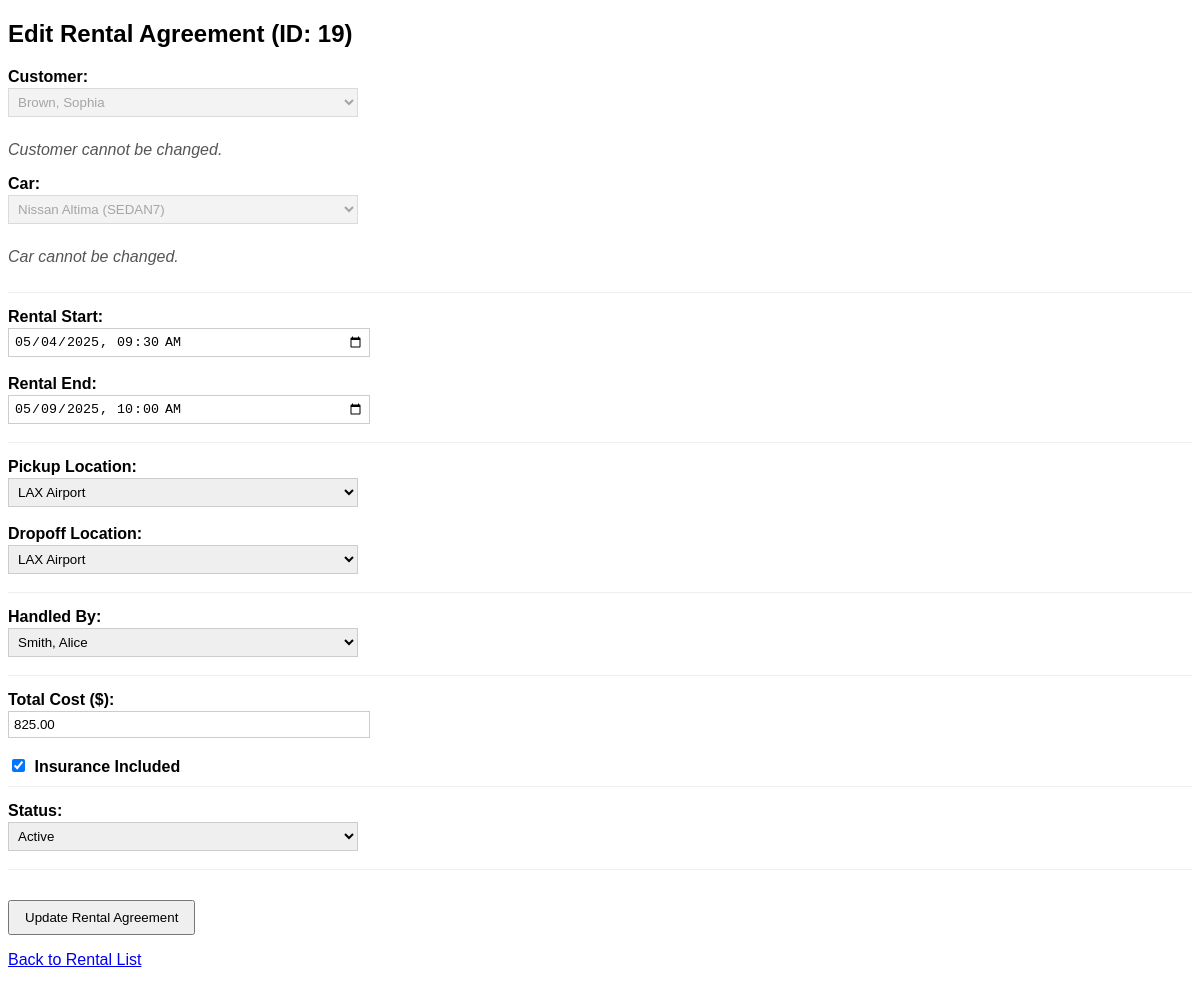
/editRental.php?rental_id=19, run on the app's committed database.
### tables this page shows
CREATE TABLE `rental_agreements` (
  `rental_id` int(11) NOT NULL,
  `customer_id` int(11) NOT NULL,
  `car_id` int(11) NOT NULL,
  `employee_id` int(11) NOT NULL,
  `pickup_location_id` int(11) NOT NULL,
  `dropoff_location_id` int(11) NOT NULL,
  `rental_start` datetime NOT NULL,
  `rental_end` datetime NOT NULL,
  `total_cost` decimal(10,2) NOT NULL,
  `insurance_included` tinyint(1) DEFAULT 0,
  `status` enum('active','completed','cancelled') DEFAULT 'active'
);

CREATE TABLE `customers` (
  `customer_id` int(11) NOT NULL,
  `first_name` varchar(255) NOT NULL,
  `last_name` varchar(255) NOT NULL,
  `email` varchar(255) NOT NULL,
  `phone` varchar(255) NOT NULL,
  `license_number` varchar(255) NOT NULL,
  `address` varchar(255) NOT NULL,
  `date_of_birth` date NOT NULL
);

CREATE TABLE `cars` (
  `car_id` int(11) NOT NULL,
  `brand` varchar(255) NOT NULL,
  `model` varchar(255) NOT NULL,
  `year` int(11) NOT NULL,
  `license_plate` varchar(255) NOT NULL,
  `rental_rate` decimal(10,2) NOT NULL,
  `status` enum('available','rented','maintenance') DEFAULT 'available',
  `mileage` int(11) NOT NULL,
  `fuel_type` enum('gasoline','diesel','electric','hybrid') NOT NULL,
  `category_id` int(11) NOT NULL
);

CREATE TABLE `locations` (
  `location_id` int(11) NOT NULL,
  `location_name` varchar(255) NOT NULL,
  `address` varchar(255) NOT NULL,
  `phone` varchar(255) NOT NULL
);

CREATE TABLE `employees` (
  `employee_id` int(11) NOT NULL,
  `first_name` varchar(255) NOT NULL,
  `last_name` varchar(255) NOT NULL,
  `role` varchar(255) NOT NULL,
  `email` varchar(255) NOT NULL
);

### editRental.php (the view, shortened to what this page needs)
<?php
include_once "dbconn.php";
$rental = null;
$rental_id = filter_input(INPUT_GET, 'rental_id', FILTER_VALIDATE_INT);
if ($_SERVER["REQUEST_METHOD"] == "POST") {
    $form_rental_id = $_POST['rental_id'];
    $employee_id = $_POST['employee_id'];
    $pickup_location_id = $_POST['pickup_location_id'];
    $dropoff_location_id = $_POST['dropoff_location_id'];
    $rental_start = $_POST['rental_start'];
    $rental_end = $_POST['rental_end'];
    $total_cost = $_POST['total_cost'];
    $insurance_included = isset($_POST['insurance_included']) ? 1 : 0;
    $status = $_POST['status'];
    $start_formatted = date('Y-m-d H:i:s', strtotime($rental_start));
    $end_formatted = date('Y-m-d H:i:s', strtotime($rental_end));
    $sql_update = "UPDATE rental_agreements SET
                   employee_id = ?, pickup_location_id = ?, dropoff_location_id = ?,
                   rental_start = ?, rental_end = ?, total_cost = ?, insurance_included = ?, status = ?
                   WHERE rental_id = ?";
    $stmt_update = $conn->prepare($sql_update);
    $stmt_update->bind_param("iiissdisi",
        $employee_id, $pickup_location_id, $dropoff_location_id,
        $start_formatted, $end_formatted, $total_cost, $insurance_included, $status,
        $form_rental_id
    );
    $stmt_update->execute();
    $stmt_update->close();
    $conn->close();
    $message = "Updated!";
    header("Location: rentals.php?message=" . urlencode($message));
    exit();
} else {
    $stmt = $conn->prepare("SELECT * FROM rental_agreements WHERE rental_id = ?");
    if ($stmt) {
        $stmt->bind_param("i", $rental_id);
        $stmt->execute();
        $result = $stmt->get_result();
        $rental = $result ? $result->fetch_assoc() : null;
    } else {
         die("Error in query.");
    }
    $customers = []; $cars = []; $employees = []; $locations = [];
    $result_cust = $conn->query("SELECT customer_id, first_name, last_name FROM customers ORDER BY last_name, first_name");
    if ($result_cust) { while ($row = $result_cust->fetch_assoc()) { $customers[] = $row; } $result_cust->free(); }
    $result_cars = $conn->query("SELECT car_id, brand, model, license_plate, status FROM cars ORDER BY brand, model");
    if ($result_cars) { while ($row = $result_cars->fetch_assoc()) { $cars[] = $row; } $result_cars->free(); }
    $result_emp = $conn->query("SELECT employee_id, first_name, last_name FROM employees ORDER BY last_name, first_name");
    if ($result_emp) { while ($row = $result_emp->fetch_assoc()) { $employees[] = $row; } $result_emp->free(); }
    $result_loc = $conn->query("SELECT location_id, location_name FROM locations ORDER BY location_name");
    if ($result_loc) { while ($row = $result_loc->fetch_assoc()) { $locations[] = $row; } $result_loc->free(); }
}
?>
 <!DOCTYPE html>
<html>
<head>
</head>
<body>
    <h2>Edit Rental Agreement (ID: <?php echo htmlspecialchars($rental_id); ?>)</h2>
    <?php if ($rental): ?>
    <form method="POST" action="editRental.php?rental_id=<?php echo htmlspecialchars($rental['rental_id']); ?>">
         <div class="form-section">
             <label>Customer:</label>
             <select disabled>
                 <?php foreach ($customers as $cust): ?>
                    <option value="<?php echo $cust['customer_id']; ?>" <?php echo ($rental['customer_id'] == $cust['customer_id']) ? 'selected' : ''; ?>>
                        <?php echo htmlspecialchars($cust['last_name'] . ', ' . $cust['first_name']); ?>
                    </option>
                <?php endforeach; ?>
             </select>
             <p class="info">Customer cannot be changed.</p>
            <label>Car:</label>
             <select disabled>
                 <?php foreach ($cars as $car): ?>
                     <option value="<?php echo $car['car_id']; ?>" <?php echo ($rental['car_id'] == $car['car_id']) ? 'selected' : ''; ?>>
                          <?php echo htmlspecialchars($car['brand'] . ' ' . $car['model'] . ' (' . $car['license_plate'] . ')'); ?>
                     </option>
                 <?php endforeach; ?>
             </select>
             <p class="info">Car cannot be changed.</p>
        </div>
        <div class="form-section">
             <label for="rental_start">Rental Start:</label>
             <input type="datetime-local" id="rental_start" name="rental_start" required value="<?php echo htmlspecialchars(date('Y-m-d\TH:i', strtotime($rental['rental_start']))); ?>">
             <label for="rental_end">Rental End:</label>
             <input type="datetime-local" id="rental_end" name="rental_end" required value="<?php echo htmlspecialchars(date('Y-m-d\TH:i', strtotime($rental['rental_end']))); ?>">
        </div>
        <div class="form-section">
             <label for="pickup_location_id">Pickup Location:</label>
             <select id="pickup_location_id" name="pickup_location_id" required>
                  <?php foreach ($locations as $loc): ?>
                     <option value="<?php echo $loc['location_id']; ?>" <?php echo ($rental['pickup_location_id'] == $loc['location_id']) ? 'selected' : ''; ?>>
                         <?php echo htmlspecialchars($loc['location_name']); ?>
                     </option>
                 <?php endforeach; ?>
             </select>
             <label for="dropoff_location_id">Dropoff Location:</label>
             <select id="dropoff_location_id" name="dropoff_location_id" required>
                  <?php foreach ($locations as $loc): ?>
                     <option value="<?php echo $loc['location_id']; ?>" <?php echo ($rental['dropoff_location_id'] == $loc['location_id']) ? 'selected' : ''; ?>>
                         <?php echo htmlspecialchars($loc['location_name']); ?>
                     </option>
                 <?php endforeach; ?>
             </select>
         </div>
        <div class="form-section">
            <label for="employee_id">Handled By:</label>
            <select id="employee_id" name="employee_id" required>
                <?php foreach ($employees as $emp): ?>
                    <option value="<?php echo $emp['employee_id']; ?>" <?php echo ($rental['employee_id'] == $emp['employee_id']) ? 'selected' : ''; ?>>
                        <?php echo htmlspecialchars($emp['last_name'] . ', ' . $emp['first_name']); ?>
                    </option>
                <?php endforeach; ?>
            </select>
        </div>
        <div class="form-section">
            <label for="total_cost">Total Cost ($):</label>
            <input type="number" id="total_cost" name="total_cost" step="0.01" min="0" required value="<?php echo htmlspecialchars($rental['total_cost']); ?>">
            <label for="insurance_included">
                <input type="checkbox" id="insurance_included" name="insurance_included" value="1" <?php echo ($rental['insurance_included'] == 1) ? 'checked' : ''; ?>>
                Insurance Included
            </label>
         </div>
         <div class="form-section">
             <label for="status">Status:</label>
             <select id="status" name="status" required>
                  <option value="active" <?php echo ($rental['status'] == 'active') ? 'selected' : ''; ?>>Active</option>
             </select>
         </div>
        <button type="submit">Update Rental Agreement</button>
    </form>
    <?php else: ?>
        <p>Could not load rental agreement data.</p>
    <?php endif; ?>
    <p><a href="rentals.php">Back to Rental List</a></p>
</body>
</html>

### editRental.php (style rules this page uses)
body { font-family: sans-serif; }
label { display: block; margin-top: 10px; font-weight: bold; }
input[type=text], input[type=number], input[type=datetime-local], select { width: 350px; padding: 5px; margin-top: 2px; margin-bottom: 8px; border: 1px solid #ccc; }
input[type=checkbox] { width: auto; margin-right: 5px; }
select[disabled] { background-color: #eee; }
button { padding: 8px 15px; margin-top: 15px; }
.form-section { margin-bottom: 15px; padding-bottom: 10px; border-bottom: 1px solid #eee; }
.info { font-style: italic; color: #555; }

### data on the page
rental_agreements: customer.first_name "Brown, Sophia", car.license_plate "Nissan Altima (SEDAN7)", rental_start "05/04/2025 09:30", rental_end "05/09/2025 10:00", pickup_location_id "LAX Airport", dropoff_location_id "LAX Airport", employee_id "Smith, Alice", total_cost "825.00", insurance_included "☑", status "Active"

### other printed values
$rental_id "19"
